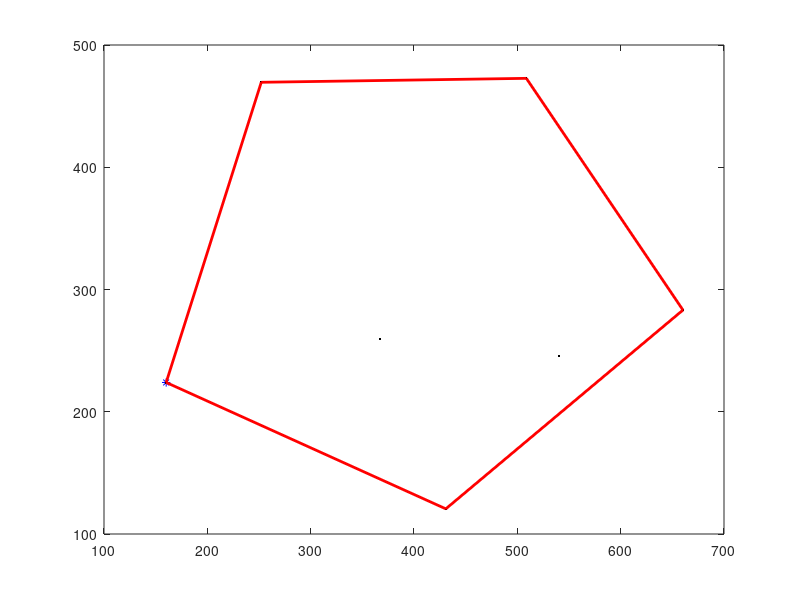

This figure's MATLAB source:
 

clear variables;
% nn = 550:1000:10000;
% time = zeros(length(nn),1);
% for nt = 1:length(nn)
%     start = cputime;
%     n = nn(nt);
%     L = n/2;
%     rmin = 2.0;
%     r = rmin*100;
%     ran0 = rand(2,1)*L;
%     x(1) = ran0(1);
%     y(1) = ran0(2);
%     k = 1;
%     
%     %%% Creating Points
%     while k < n
%         ran = rand(2,1)*L;
%         xr = ran(1);
%         yr = ran(2);
%         for j = length(x):-1:1
%             oldr = r;
%             r = sqrt((xr-x(j))^2+(yr-y(j))^2);
%             r = min(oldr,r);
%         end
%         if r > rmin
%             k = k+1;
%             x(k) = xr;
%             y(k) = yr;
%         end
%         r = rmin*100;
%     end
%      
x=[ 160.1671 366.9226 430.7894 540.1208 660.2771 508.7287 252.1787];
y=[ 223.9615 259.5000 120.5769 245.5000 283.1923 472.7308 469.5000];
    %%% Creating Convex Hull
    n=length(x);
    [~, ind] = min(x);
    plot(x,y,'k.')
    hold on
    xleft = x(ind);
    yleft = y(ind);
    plot(xleft,yleft,'b*')
    i = ind;
    Hullx = xleft;
    Hully = yleft;
        j = 1;
    while j <= n
        %     bool = false;
        count = 1;
        if j ~= i
            for k = 1:n
                % using definition of slope
                cc = (x(k)-x(j))*(y(j)-y(i))-(x(j)-x(i))*(y(k)-y(j));
                if cc >= 0
                    count = count +1;
                end
            end
        end
        %     if bool ~= true
        if count > n
            if j == ind
                break
            end
            Hullx = [Hullx; x(j)];
            Hully = [Hully; y(j)];
            
            i = j;
            j = 0;
        end
        j = j + 1;
    end
    l = length(Hullx);
    Hullx(l+1) = Hullx(1);
    Hully(l+1) = Hully(1);
    
    
%     time(nt) = cputime-start;
% end

 figure(1)
 plot(x,y,'k.',Hullx,Hully,'r-','LineWidth',2)

% figure(2)
% plot(nn,time,'LineWidth',1)
